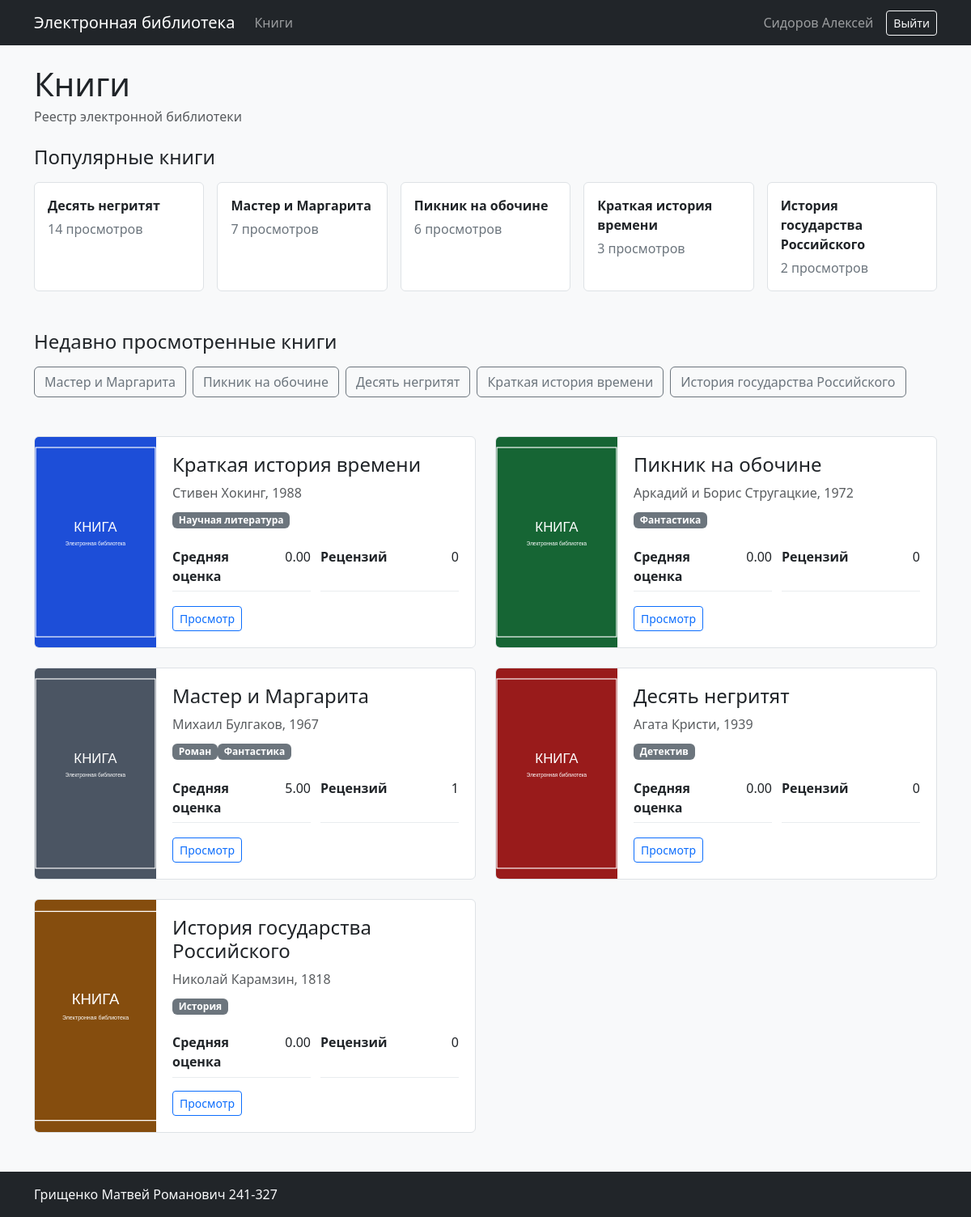
Screenshot of / (signed in) with the database file from the repository.
### app/models.py (models this page shows, shortened)
class User(db.Model, UserMixin):
    __tablename__ = "users"
    id: Mapped[int] = mapped_column(primary_key=True)
    login: Mapped[str] = mapped_column(db.String(100), unique=True, nullable=False)
    password_hash: Mapped[str] = mapped_column(db.String(255), nullable=False)
    last_name: Mapped[str] = mapped_column(db.String(100), nullable=False)
    first_name: Mapped[str] = mapped_column(db.String(100), nullable=False)
    middle_name: Mapped[str | None] = mapped_column(db.String(100))
    role_id: Mapped[int] = mapped_column(
        db.ForeignKey("roles.id"), nullable=False
    )
    role: Mapped[Role] = relationship(back_populates="users")
    reviews: Mapped[list["Review"]] = relationship(
        back_populates="user", cascade="all, delete-orphan"
    )
    views: Mapped[list["BookView"]] = relationship(back_populates="user")
    @property
    def full_name(self):
        return " ".join(
            part for part in (self.last_name, self.first_name, self.middle_name) if part
        )
    @property
    def role_name(self):
        return self.role.name

class Book(db.Model):
    __tablename__ = "books"
    id: Mapped[int] = mapped_column(primary_key=True)
    title: Mapped[str] = mapped_column(db.String(255), nullable=False)
    short_description: Mapped[str] = mapped_column(db.Text, nullable=False)
    year: Mapped[int] = mapped_column(nullable=False)
    publisher: Mapped[str] = mapped_column(db.String(255), nullable=False)
    author: Mapped[str] = mapped_column(db.String(255), nullable=False)
    pages: Mapped[int] = mapped_column(nullable=False)
    created_at: Mapped[datetime] = mapped_column(default=datetime.utcnow)
    genres: Mapped[list[Genre]] = relationship(secondary=book_genres, lazy="selectin")
    cover: Mapped["Cover"] = relationship(
        back_populates="book",
        cascade="all, delete-orphan",
        uselist=False,
        passive_deletes=True,
    )
    reviews: Mapped[list["Review"]] = relationship(
        back_populates="book",
        cascade="all, delete-orphan",
        passive_deletes=True,
    )
    views: Mapped[list["BookView"]] = relationship(
        back_populates="book",
        cascade="all, delete-orphan",
        passive_deletes=True,
    )
    @property
    def average_rating(self):
        if not self.reviews:
            return 0
        return sum(review.rating for review in self.reviews) / len(self.reviews)

class Cover(db.Model):
    __tablename__ = "covers"
    id: Mapped[int] = mapped_column(primary_key=True)
    filename: Mapped[str] = mapped_column(db.String(255), nullable=False)
    mime_type: Mapped[str] = mapped_column(db.String(100), nullable=False)
    md5_hash: Mapped[str] = mapped_column(db.String(32), nullable=False, index=True)
    book_id: Mapped[int] = mapped_column(
        db.ForeignKey("books.id", ondelete="CASCADE"), unique=True, nullable=False
    )
    book: Mapped[Book] = relationship(back_populates="cover")

class Genre(db.Model):
    __tablename__ = "genres"
    id: Mapped[int] = mapped_column(primary_key=True)
    name: Mapped[str] = mapped_column(db.String(100), unique=True, nullable=False)

class Review(db.Model):
    __tablename__ = "reviews"
    __table_args__ = (
        UniqueConstraint("book_id", "user_id", name="uq_review_book_user"),
        CheckConstraint("rating >= 0 AND rating <= 5", name="ck_review_rating"),
    )
    id: Mapped[int] = mapped_column(primary_key=True)
    book_id: Mapped[int] = mapped_column(
        db.ForeignKey("books.id", ondelete="CASCADE"), nullable=False
    )
    user_id: Mapped[int] = mapped_column(
        db.ForeignKey("users.id"), nullable=False
    )
    rating: Mapped[int] = mapped_column(nullable=False)
    text: Mapped[str] = mapped_column(db.Text, nullable=False)
    created_at: Mapped[datetime] = mapped_column(
        default=datetime.utcnow, nullable=False
    )
    book: Mapped[Book] = relationship(back_populates="reviews")
    user: Mapped[User] = relationship(back_populates="reviews")

### app/books.py (the view)
@bp.route("/")
def index():
    page = request.args.get("page", 1, type=int)
    pagination = db.paginate(
        db.select(Book).order_by(Book.year.desc(), Book.id.desc()),
        page=page,
        per_page=10,
        error_out=False,
    )
    since = datetime.utcnow() - timedelta(days=90)
    popular = db.session.execute(
        db.select(Book, func.count(BookView.id).label("views_count"))
        .join(BookView)
        .where(BookView.viewed_at >= since)
        .group_by(Book.id)
        .order_by(func.count(BookView.id).desc())
        .limit(5)
    ).all()
    recent = []
    key = visitor_key()
    rows = db.session.execute(
        db.select(Book)
        .join(BookView)
        .where(BookView.visitor_key == key)
        .order_by(BookView.viewed_at.desc())
    ).scalars()
    seen = set()
    for book in rows:
        if book.id not in seen:
            recent.append(book)
            seen.add(book.id)
        if len(recent) == 5:
            break
    return render_template(
        "books/index.html",
        title="Электронная библиотека",
        pagination=pagination,
        books=pagination.items,
        popular=popular,
        recent=recent,
    )

### app/__init__.py (called while the page is built)
@login_manager.user_loader
def load_user(user_id):
    return db.session.get(User, int(user_id))

### app/books.py (called while the page is built)
def visitor_key():
    if current_user.is_authenticated:
        return f"user:{current_user.id}"
    if "visitor_key" not in session:
        session["visitor_key"] = uuid.uuid4().hex
    return f"guest:{session['visitor_key']}"

### app/rights.py (called while the page is built)
def can(action):
    return (
        current_user.is_authenticated
        and action in RIGHTS.get(current_user.role_name, set())
    )

### app/templates/books/index.html (shortened to what this page needs)
{% extends 'base.html' %}
{% from 'pagination.html' import render_pagination %}
{% block content %}
<div class="d-flex align-items-center mb-4">
  <div>
    <h1 class="mb-1">Книги</h1>
    <p class="text-muted mb-0">Реестр электронной библиотеки</p>
  </div>
</div>
{% if popular %}
  <section class="mb-5">
    <h2 class="h4 mb-3">Популярные книги</h2>
    <div class="row g-3">
      {% for book, views_count in popular %}
        <div class="col-md-4 col-xl">
          <a class="mini-book" href="{{ url_for('books.show', book_id=book.id) }}">
            <strong>{{ book.title }}</strong>
            <span>{{ views_count }} просмотров</span>
          </a>
        </div>
      {% endfor %}
    </div>
  </section>
{% endif %}
{% if recent %}
  <section class="mb-5">
    <h2 class="h4 mb-3">Недавно просмотренные книги</h2>
    <div class="d-flex flex-wrap gap-2">
      {% for book in recent %}
        <a class="btn btn-outline-secondary" href="{{ url_for('books.show', book_id=book.id) }}">{{ book.title }}</a>
      {% endfor %}
    </div>
  </section>
{% endif %}
<div class="row g-4">
  {% for book in books %}
    <div class="col-lg-6">
      <article class="book-card">
        <a class="cover-link" href="{{ url_for('books.show', book_id=book.id) }}">
          <img src="{{ url_for('books.cover', filename=book.cover.filename) }}" alt="Обложка {{ book.title }}">
        </a>
        <div class="book-card-body">
          <h2 class="h4">{{ book.title }}</h2>
          <div class="text-muted mb-2">{{ book.author }}, {{ book.year }}</div>
          <div class="mb-3">
            {% for genre in book.genres %}<span class="badge text-bg-secondary">{{ genre.name }}</span>{% endfor %}
          </div>
          <dl class="book-meta">
            <div><dt>Средняя оценка</dt><dd>{{ '%.2f'|format(book.average_rating) }}</dd></div>
            <div><dt>Рецензий</dt><dd>{{ book.reviews|length }}</dd></div>
          </dl>
          <div class="d-flex flex-wrap gap-2 mt-auto">
            <a class="btn btn-sm btn-outline-primary" href="{{ url_for('books.show', book_id=book.id) }}">Просмотр</a>
          </div>
        </div>
      </article>
    </div>
  {% else %}
    <p>Книги пока не добавлены.</p>
  {% endfor %}
</div>
{% endblock %}

### app/templates/base.html (shortened to what this page needs)
<!doctype html>
<html lang="ru">
  <head>
    <link href="https://cdn.jsdelivr.net/npm/bootstrap@5.3.3/dist/css/bootstrap.min.css" rel="stylesheet">
    <link href="https://cdn.jsdelivr.net/npm/easymde/dist/easymde.min.css" rel="stylesheet">
    <link rel="stylesheet" href="{{ url_for('static', filename='styles.css') }}">
  </head>
  <body class="d-flex flex-column min-vh-100">
    <nav class="navbar navbar-expand-lg navbar-dark bg-dark">
      <div class="container">
        <a class="navbar-brand" href="{{ url_for('books.index') }}">Электронная библиотека</a>
        <div class="collapse navbar-collapse" id="navbar">
          <div class="navbar-nav me-auto">
            <a class="nav-link" href="{{ url_for('books.index') }}">Книги</a>
          </div>
          <div class="navbar-nav align-items-lg-center">
            {% if current_user.is_authenticated %}
              <span class="navbar-text me-lg-3">{{ current_user.full_name }}</span>
              <a class="btn btn-outline-light btn-sm" href="{{ url_for('auth.logout') }}">Выйти</a>
            {% else %}
              <a class="btn btn-outline-light btn-sm" href="{{ url_for('auth.login') }}">Войти</a>
            {% endif %}
          </div>
        </div>
      </div>
    </nav>
    <main class="container py-4 flex-grow-1">
      {% block content %}{% endblock %}
    </main>
    <footer class="bg-dark text-light py-3">
      <div class="container">Грищенко Матвей Романович 241-327</div>
    </footer>
  </body>
</html>

### app/static/styles.css (style rules this page uses)
body { background: #f8f9fa; color: #202428; }
.book-card { display: grid; grid-template-columns: 150px 1fr; min-height: 260px; height: 100%; overflow: hidden; background: #fff; border: 1px solid #dee2e6; border-radius: 6px; }
.cover-link img { width: 100%; height: 100%; min-height: 260px; object-fit: cover; }
.book-card-body { display: flex; flex-direction: column; padding: 1.25rem; }
.book-meta { display: grid; grid-template-columns: repeat(2, minmax(0, 1fr)); gap: .75rem; }
.book-meta div, .detail-list div { display: flex; justify-content: space-between; gap: 1rem; border-bottom: 1px solid #e9ecef; padding: .4rem 0; }
.book-meta dt, .book-meta dd, .detail-list dt, .detail-list dd { margin: 0; }
.mini-book { display: flex; flex-direction: column; height: 100%; padding: 1rem; color: inherit; text-decoration: none; background: #fff; border: 1px solid #dee2e6; border-radius: 6px; }
.mini-book span { color: #6c757d; margin-top: .35rem; }

### rows the page displays
User: full_name "Сидоров Алексей"
Book: title "Десять негритят", views_count "14", filename (picture), author "Агата Кристи", year "1939", average_rating "0.00", reviews|length "0"
Book: title "Мастер и Маргарита", views_count "7", filename (picture), author "Михаил Булгаков", year "1967", reviews|length "1"
Book: title "Пикник на обочине", views_count "6", filename (picture), author "Аркадий и Борис Стругацкие", year "1972", average_rating "0.00", reviews|length "0"
Book: title "Краткая история времени", views_count "3", filename (picture), author "Стивен Хокинг", year "1988", average_rating "0.00", reviews|length "0"
Book: title "История государства Российского", views_count "2", filename (picture), author "Николай Карамзин", year "1818", average_rating "0.00", reviews|length "0"
Genre: name "Научная литература"
Genre: name "Фантастика"
Genre: name "Роман"
Review: average_rating "5.00"
Genre: name "Детектив"
Genre: name "История"
